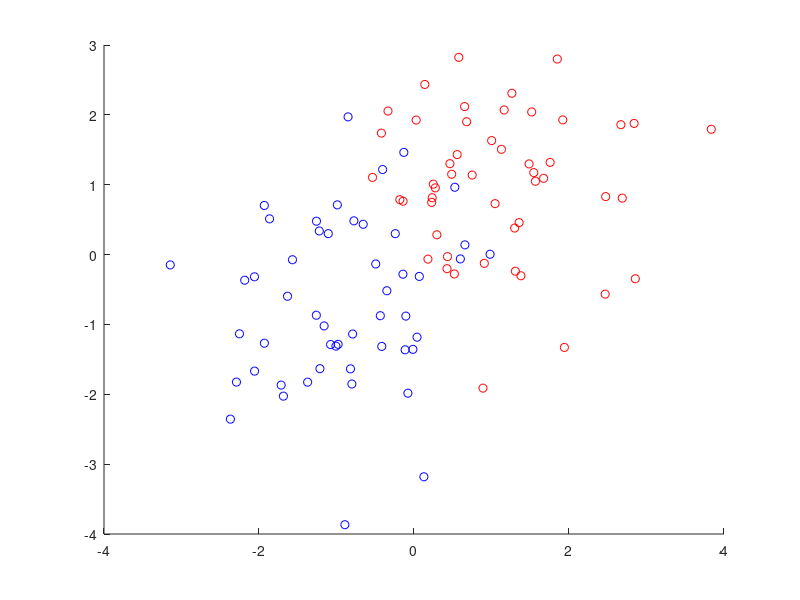

Here is the MATLAB script that generated this plot:
X1=1+randn(50,2);
X2=-1+randn(51,2);
Y1=ones(50,1);
Y2=-ones(51,1);
X=[X1;X2];
Y=[Y1;Y2];
SVMModel = fitcsvm(X,Y)
figure;
hold on;
plot(X1(:,1),X1(:,2),'ro');
plot(X2(:,1),X2(:,2),'bo');
hold off;
